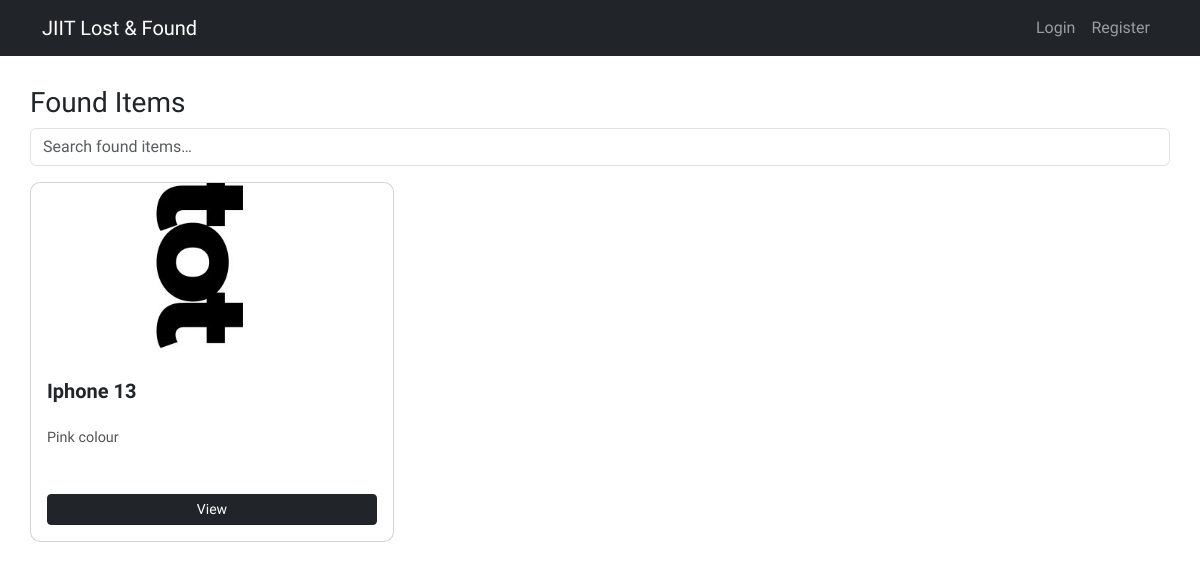
The app's page /found with its own data.
### items/models.py (models this page shows, shortened)
class FoundItem(models.Model):
    user = models.ForeignKey(User, on_delete=models.CASCADE)
    title = models.CharField(max_length=120)
    description = models.TextField()
    category = models.CharField(max_length=30, choices=CATEGORY_CHOICES)
    location = models.CharField(max_length=120)
    date_found = models.DateField()
    image = models.ImageField(upload_to='found_images/', blank=True, null=True)
    returned = models.BooleanField(default=False)

### items/views.py (the view)
# urls.py: path('found', views.found_list, name='found_list'),
def found_list(request):
    q = request.GET.get('q', '')
    items = FoundItem.objects.filter(Q(title__icontains=q) | Q(description__icontains=q))
    return render(request, 'items/found_list.html', {'items': items, 'q': q})

### templates/items/found_list.html
{% extends 'base.html' %}
{% load static %}
{% block content %}
<div class="item-list-container">
  <h3>Found Items</h3>
  <form class="mb-3">
    <input name="q" value="{{ q }}" class="form-control" placeholder="Search found items…">
  </form>
  <div class="row mt-3">
    {% for item in items %}
    <div class="col-md-4 mb-4">
      <div class="card">
        {% if item.image %}
        <img src="{{ item.image.url }}" alt="Item image" class="card-img-top">
        {% else %}
        <img src="{% static 'images/placeholder.jpg' %}" class="card-img-top">
        {% endif %}
        <div class="card-body">
          <h5 class="card-title">{{ item.title }}</h5>
          <p class="card-text">{{ item.description }}</p>
          <a href="{% url 'found_detail' item.id %}" class="btn btn-sm btn-dark">
            View
          </a>
        </div>
      </div>
    </div>
    {% empty %}
    <p>No item named {{ q }} found.</p>
    {% endfor %}
  </div>
</div>
{% endblock %}

### static/styles.css (style rules this page uses)
.cal-sans-regular { font-family: "Cal Sans", sans-serif; font-weight: 400; font-style: normal; }
html, body { height: 100%; margin: 0; color: black; }
.item-list-container .card { height: 360px; display: flex; flex-direction: column; justify-content: space-between; overflow: hidden; border-radius: 10px; }
.item-list-container .card img { height: 180px; width: 100%; object-fit: cover; border-top-left-radius: 10px; border-top-right-radius: 10px; }
.item-list-container { padding: 30px; }
.item-list-container .card-body { flex-grow: 1; display: flex; flex-direction: column; justify-content: space-between; }
.item-list-container .card-title { font-weight: 600; margin-bottom: 6px; }
.item-list-container .card-text { display: -webkit-box; -webkit-line-clamp: 2; -webkit-box-orient: vertical; overflow: hidden; font-size: 0.9rem; color: #555; }
.item-list-container .btn { margin-top: 10px; }

### records on screen
FoundItem: image (picture), title "Iphone 13", description "Pink colour"
